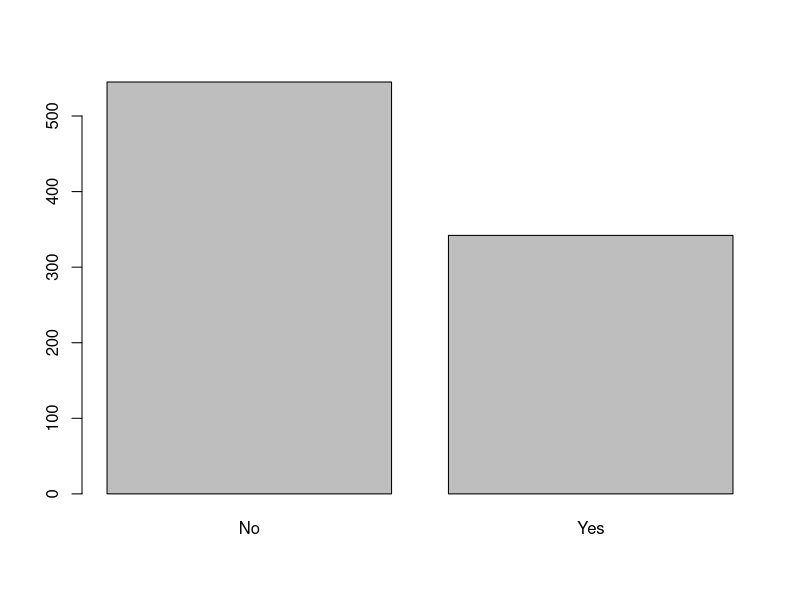
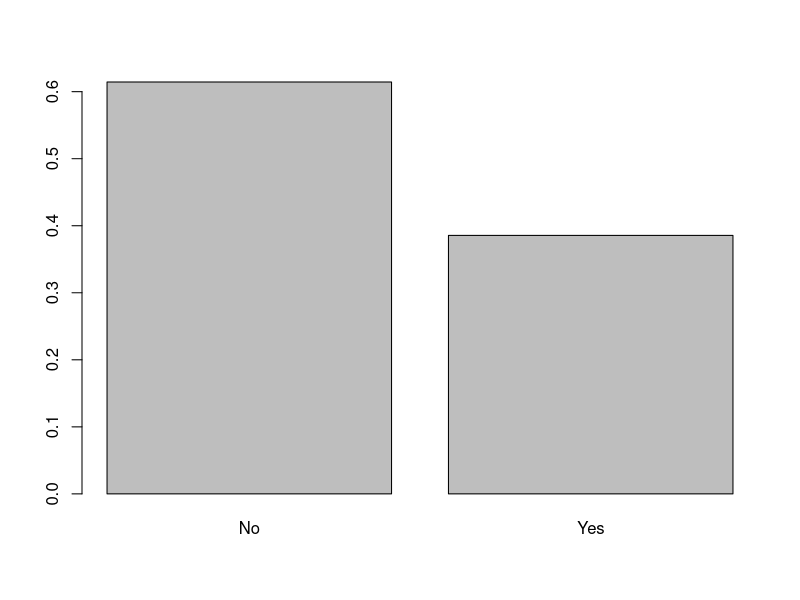
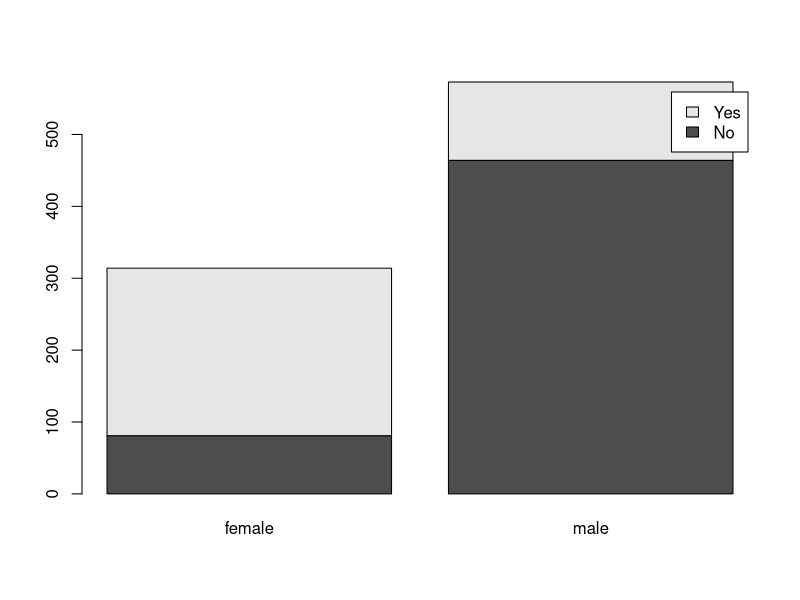
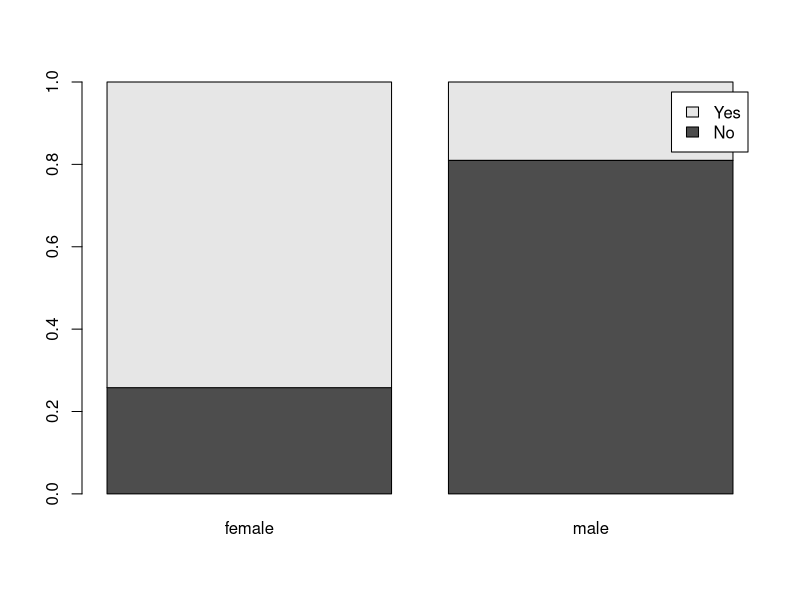

Source code (R) for these figures, in order: (Note: this script raises an error after producing the figures.)
## ---- chunk 1
library(tidyverse)
titanic <-read.csv("data/titanic.csv",
                   header = T,
                   stringsAsFactors = T)
## ---- chunk 2
table(titanic$Survived) %>% barplot()
## ---- chunk 3
# barplot with proportions
table(titanic$Survived) %>% 
    prop.table() %>% 
    barplot()

# A stacked barplot
titanic %>% with(
    table(Survived, Gender)
    )  %>%
    barplot(legend = T)

# A 100%-stacked barplot (good for comparing rates)
titanic %>% with(
    table(Survived, Gender)
    ) %>% 
    prop.table(margin = 2) %>%
    barplot(legend = T)
## ---- chunk 4
# place code here

## ---- chunk 5
ggplot(data = titanic,
       aes(x = ..., fill = ...))+
    geom_bar(position = "dodge")
## ---- chunk 6
# Place your copy here and modify it.
## ---- chunk 7
# Place your copy here and modify it.
## ---- chunk 8
ggplot(data = titanic,
       aes(x = Pclass,
           fill = Survived))+
    geom_bar(position = "fill")+
    # pick a new color scheme by "scalinge" your "fill" aesthetic
    scale_fill_brewer("Survived (Yes/No)", # changes the legend title
                      palette="Set1" # brewer palettes are premade
                      ) +
    # Adjust labels and create titles, subtitles, captions
    labs(x = "Passenger Class", #changes x-axis label
         y = "Percentages", #changes y-axis label
         title = "Comparing Survival Rates by Passenger Class",
         subtitle = "Titanic Disaster",
         caption = "(And this is why I won't go on a cruise... I can't afford first class.)"
         ) + 
    # make the y axis look nicer
    scale_y_continuous(breaks = seq(0,1,by=.1), # show every 10%
                       labels = scales::percent # format percents
                       ) +
    # remove gray background
    theme_bw()
## ---- chunk 9
titanic %>% with(
    table(Gender, Survived)
) %>% mosaicplot(color=T)
